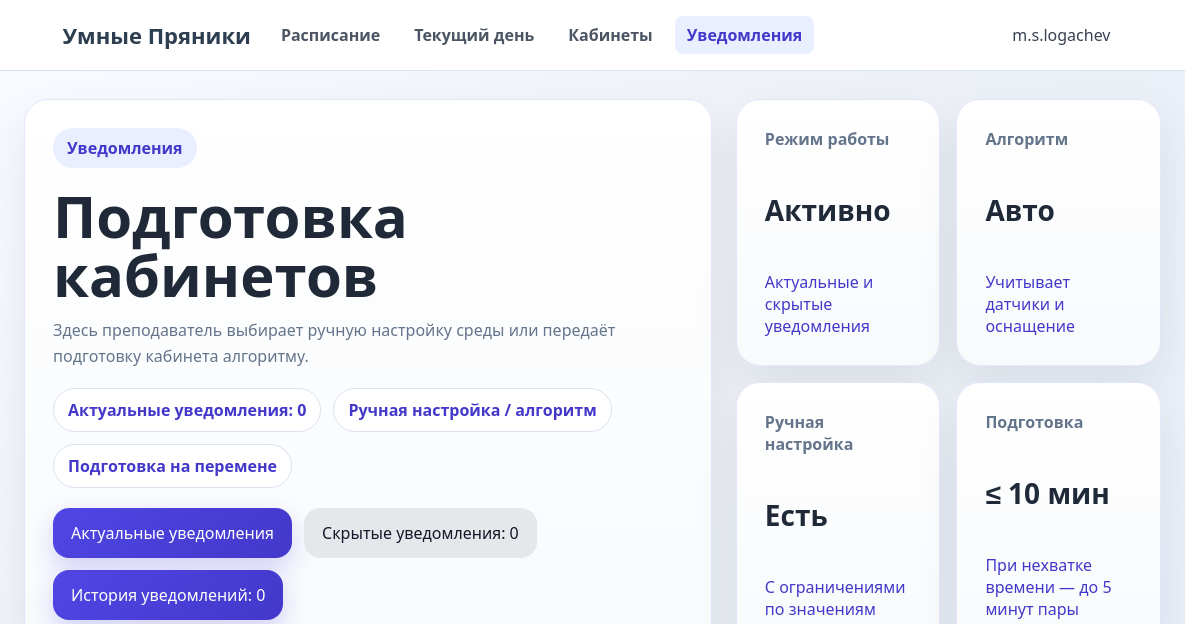
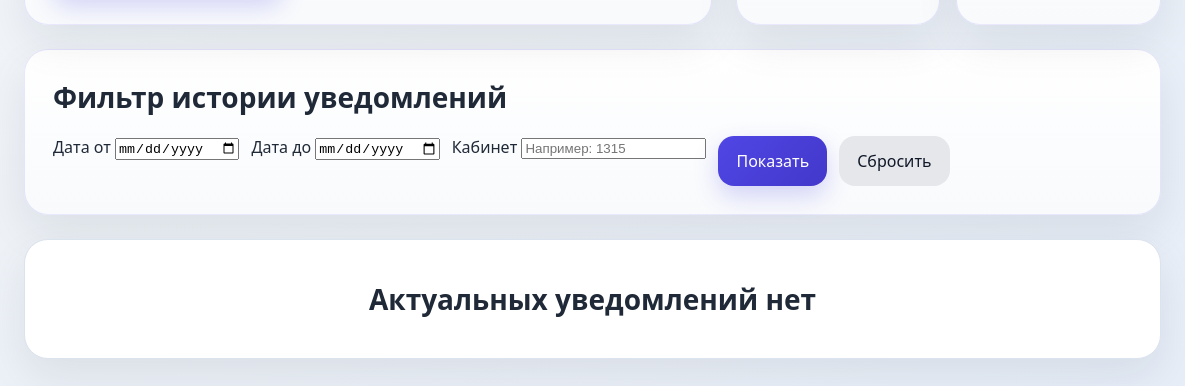
The app's page /notifications/?mode=history (signed in), older data (2 pictures, top to bottom).
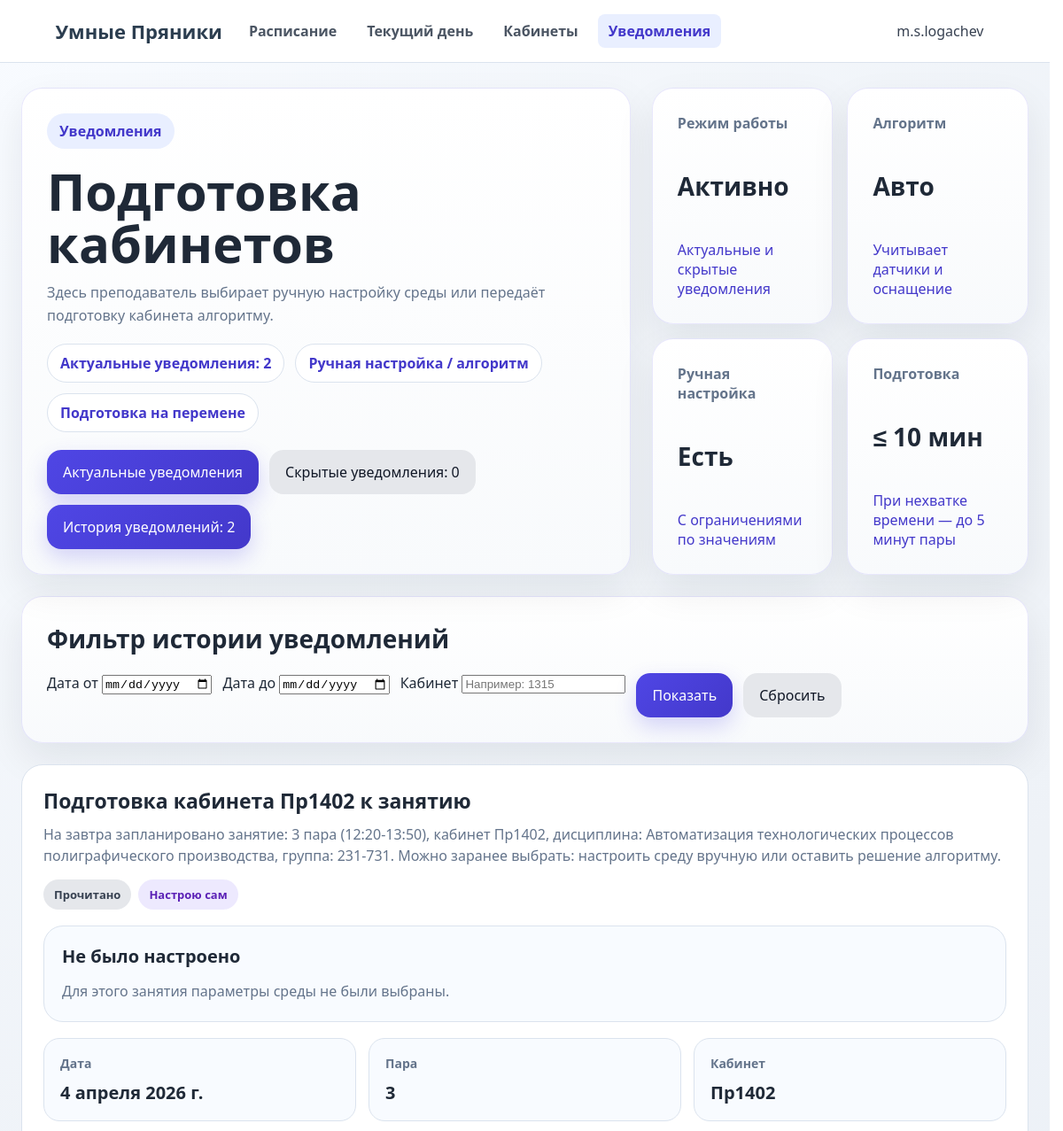
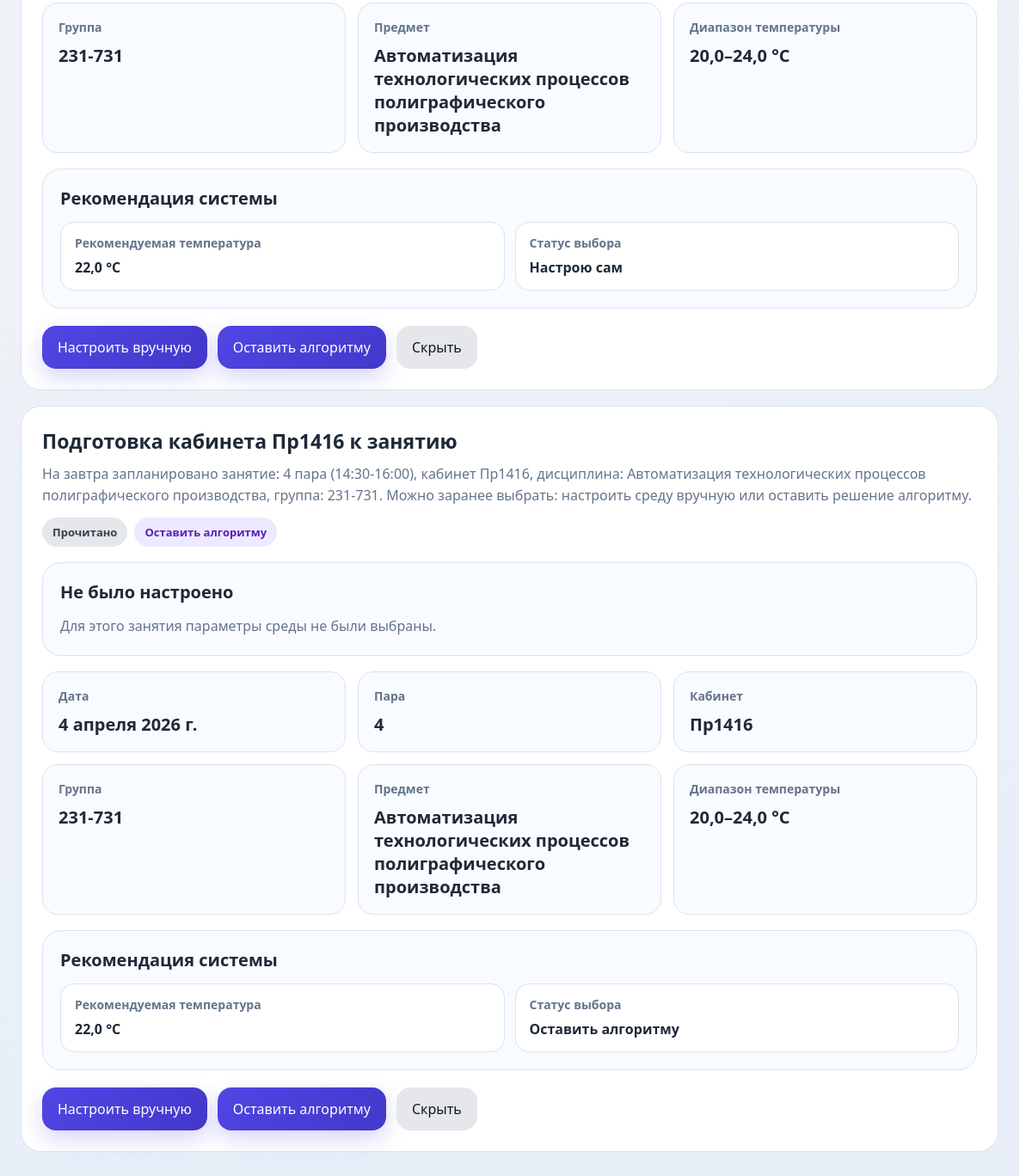
The same page, newer data (2 pictures, top to bottom).
### university/models.py (models this page shows, shortened)
class TeacherNotification(models.Model):
    TYPE_CHOICES = [
        ("environment_setup", "Настройка среды"),
        ("preparation", "Подготовка кабинета"),
    ]
    STATUS_CHOICES = [
        ("unread", "Не прочитано"),
        ("read", "Прочитано"),
        ("dismissed", "Скрыто"),
    ]
    ACTION_CHOICES = [
        ("pending", "Не выбрано"),
        ("manual", "Настрою сам"),
        ("algorithm", "Оставить алгоритму"),
    ]
    user = models.ForeignKey(
        settings.AUTH_USER_MODEL,
        on_delete=models.CASCADE,
        related_name="teacher_notifications",
        verbose_name="Пользователь",
    )
    notification_type = models.CharField(
        "Тип уведомления",
        max_length=32,
        choices=TYPE_CHOICES,
        default="environment_setup",
    )
    title = models.CharField("Заголовок", max_length=255)
    message = models.TextField("Сообщение")
    lesson_date = models.DateField("Дата занятия")
    lesson_number = models.CharField("Номер пары", max_length=8, blank=True)
    room_name = models.CharField("Кабинет", max_length=64, blank=True)
    subject_name = models.CharField("Предмет", max_length=255, blank=True)
    group_name = models.CharField("Группа", max_length=64, blank=True)
    recommended_temperature = models.DecimalField(
        "Рекомендуемая температура",
        max_digits=4,
        decimal_places=1,
        null=True,
        blank=True,
    )
    temperature_min = models.DecimalField(
        "Минимальная температура",
        max_digits=4,
        decimal_places=1,
        null=True,
        blank=True,
    )
    temperature_max = models.DecimalField(
        "Максимальная температура",
        max_digits=4,
        decimal_places=1,
        null=True,
        blank=True,
    )
    action_choice = models.CharField(
        "Выбор преподавателя",
        max_length=16,
        choices=ACTION_CHOICES,
        default="pending",
    )
    payload = models.JSONField("Дополнительные данные", default=dict, blank=True)
    status = models.CharField(
        "Статус",
        max_length=16,
        choices=STATUS_CHOICES,
        default="unread",
    )
    show_popup = models.BooleanField("Показывать popup", default=True)
    valid_from = models.DateTimeField("Показывать с")
    valid_until = models.DateTimeField("Показывать до")
    created_at = models.DateTimeField("Создано", auto_now_add=True)
    read_at = models.DateTimeField("Прочитано", null=True, blank=True)
    action_at = models.DateTimeField("Выбор сделан", null=True, blank=True)
    class Meta:
        verbose_name = "Уведомление преподавателя"
        verbose_name_plural = "Уведомления преподавателей"
        ordering = ["-valid_from", "-created_at"]
        indexes = [
            models.Index(fields=["user", "status"]),
            models.Index(fields=["lesson_date", "lesson_number"]),
            models.Index(fields=["valid_from", "valid_until"]),
        ]

### university/notification_views.py (the view)
# urls.py: path("notifications/", notification_views.notifications_page, name="notifications"),
@login_required
def notifications_page(request):
    mode = request.GET.get("mode", "active")
    today = timezone.localdate()
    max_setup_date = today + datetime.timedelta(days=7)
    date_from = request.GET.get("date_from") or ""
    date_to = request.GET.get("date_to") or ""
    room = (request.GET.get("room") or "").strip()
    base_qs = TeacherNotification.objects.filter(user=request.user)
    if mode == "hidden":
        items = base_qs.filter(
            status="dismissed",
            lesson_date__gte=today,
            lesson_date__lte=max_setup_date,
        )
    elif mode == "history":
        items = base_qs.all()
        if date_from:
            items = items.filter(lesson_date__gte=date_from)
        if date_to:
            items = items.filter(lesson_date__lte=date_to)
        if room:
            items = items.filter(room_name__icontains=room)
    else:
        items = base_qs.filter(
            lesson_date__gte=today,
            lesson_date__lte=max_setup_date,
        ).exclude(status="dismissed")
    items = items.order_by("lesson_date", "lesson_number", "-created_at")
    hidden_count = base_qs.filter(
        status="dismissed",
        lesson_date__gte=today,
        lesson_date__lte=max_setup_date,
    ).count()
    history_count = base_qs.count()
    return render(
        request,
        "notifications.html",
        {
            "notifications": items,
            "mode": mode,
            "hidden_count": hidden_count,
            "history_count": history_count,
            "date_from": date_from,
            "date_to": date_to,
            "room_filter": room,
            "today": today,
            "max_setup_date": max_setup_date,
        },
    )

### university/context_processors.py (called while the page is built, shortened)
def unread_notification_popup(request):
    if not request.user.is_authenticated:
        return {"popup_notifications": []}
    if request.session.get("notifications_popup_shown") is True:
        return {"popup_notifications": []}

### university/templates/notifications.html (shortened to what the changed rows need)
{% extends "layout.html" %}
{% block content %}
<div class="page">
    <section class="hero">
        <div class="card hero-card">
            <div>
                <h1>Подготовка кабинетов</h1>
            </div>
            <div class="chips">
                <div class="chip">
                    {% if mode == "hidden" %}
                        Скрытые уведомления: {{ notifications|length }}
                    {% else %}
                        Актуальные уведомления: {{ notifications|length }}
                    {% endif %}
                </div>
                <div class="chip">Ручная настройка / алгоритм</div>
                <div class="chip">Подготовка на перемене</div>
            </div>
            <div class="actions" style="margin-top: 20px;">
                <a href="{% url 'university:notifications' %}" class="button-link {% if mode == 'hidden' %}button-muted{% endif %}">
                    Актуальные уведомления
                </a>
                <a href="{% url 'university:notifications' %}?mode=hidden" class="button-link {% if mode != 'hidden' %}button-muted{% endif %}">
                    Скрытые уведомления: {{ hidden_count }}
                </a>
                <a href="{% url 'university:notifications' %}?mode=history" class="button-link {% if mode != 'history' %}button-muted{% endif %}">
                    История уведомлений: {{ history_count }}
                </a>
            </div>
        </div>
    </section>
    {% if mode == "history" %}
        <div class="card" style="margin-top: 24px;">
            <h2>Фильтр истории уведомлений</h2>
        </div>
    {% endif %}
    {% if notifications %}
        <section class="notifications-list">
            {% for notification in notifications %}
                <article class="notification-card {% if notification.status == 'unread' %}unread{% endif %}">
                    <div class="notification-head">
                        <div>
                            <div class="notification-title">{{ notification.title }}</div>
                            <div class="notification-message">{{ notification.message }}</div>
                            <div class="badges">
                                {% if notification.status == "unread" %}
                                    <span class="badge badge-blue">Новое</span>
                                {% elif notification.status == "dismissed" %}
                                    <span class="badge badge-gray">Скрыто</span>
                                {% else %}
                                    <span class="badge badge-gray">Прочитано</span>
                                {% endif %}
                                <span class="badge badge-gold">{{ notification.get_action_choice_display }}</span>
                            </div>
                            <div class="result-box">
                                <div class="result-title">
                                    {% if notification.payload.algorithm_result %}
                                        Настроено алгоритмом
                                    {% elif notification.payload.manual_settings %}
                                        Настроено вручную
                                    {% else %}
                                        Не было настроено
                                    {% endif %}
                                </div>
                                <div class="notes">
                                    {% if notification.payload.algorithm_result %}
                                        Для этого занятия был выбран алгоритм подготовки кабинета.
                                    {% elif notification.payload.manual_settings %}
                                        Для этого занятия преподаватель указал ручные параметры.
                                    {% else %}
                                        Для этого занятия параметры среды не были выбраны.
                                    {% endif %}
                                </div>
                            </div>
                        </div>
                    </div>
                    <div class="info-grid">
                        <div class="info-box">
                            <div class="info-title">Дата</div>
                            <div class="info-value">{{ notification.lesson_date }}</div>
                        </div>
                        <div class="info-box">
                            <div class="info-title">Пара</div>
                            <div class="info-value">{{ notification.lesson_number }}</div>
                        </div>
                        <div class="info-box">
                            <div class="info-title">Кабинет</div>
                            <div class="info-value">{{ notification.room_name }}</div>
                        </div>
                        <div class="info-box">
                            <div class="info-title">Группа</div>
                            <div class="info-value">{{ notification.group_name }}</div>
                        </div>
                        <div class="info-box">
                            <div class="info-title">Предмет</div>
                            <div class="info-value">{{ notification.subject_name }}</div>
                        </div>
                        <div class="info-box">
                            <div class="info-title">Диапазон температуры</div>
                            <div class="info-value">{{ notification.temperature_min }}–{{ notification.temperature_max }} °C</div>
                        </div>
                    </div>
                    <div class="result-box">
                        <div class="result-title">Рекомендация системы</div>
                        <div class="result-grid">
                            <div class="result-item">
                                <div class="result-label">Рекомендуемая температура</div>
                                <div class="result-value">{{ notification.recommended_temperature }} °C</div>
                            </div>
                            <div class="result-item">
                                <div class="result-label">Статус выбора</div>
                                <div class="result-value">{{ notification.get_action_choice_display }}</div>
                            </div>
                        </div>
                    </div>
                    <div class="actions">
                        <a href="{% url 'university:notification_manual_form' notification.id %}" class="button-link">
                            Настроить вручную
                        </a>
                        <button
                            type="button"
                            onclick="openAlgorithmModal('{{ notification.id }}', '{{ notification.recommended_temperature }}')"
                        >
                            Оставить алгоритму
                        </button>
                        {% if mode == "hidden" %}
                            <form method="post" action="{% url 'university:notification_restore' notification.id %}">
                                {% csrf_token %}
                                <button type="submit" class="button-muted">
                                    Сделать актуальным
                                </button>
                            </form>
                        {% else %}
                            <form method="post" action="{% url 'university:notification_read' notification.id %}">
                                <button type="submit" class="button-muted">
                                    Скрыть
                                </button>
                            </form>
                        {% endif %}
                    </div>
                </article>
            {% endfor %}
        </section>
    {% else %}
        <div class="empty">
            <h2>
                {% if mode == "hidden" %}
                    Скрытых уведомлений нет
                {% else %}
                    Актуальных уведомлений нет
                {% endif %}
            </h2>
        </div>
    {% endif %}
</div>
{% endblock %}

Row changes from the older to the newer data that the page shows:
added TeacherNotification: title "Подготовка кабинета Пр1402 к занятию", message "На завтра запланировано занятие: 3 пара (12:20-13:50), кабинет Пр1402, дисциплина: Автоматизация технологических процессов полиграфического производства, группа: 231-731. Можно заранее выбрать: настроить среду вручную или оставить решение алгоритму.", status "Прочитано", action_choice "Настрою сам", shows "Не было настроено", shows "Для этого занятия параметры среды не были выбраны.", lesson_date "4 апреля 2026 г.", lesson_number "3", room_name "Пр1402", group_name "231-731", subject_name "Автоматизация технологических процессов полиграфического производства", temperature_min "20,0", temperature_max "24,0", recommended_temperature "22,0"
added TeacherNotification: title "Подготовка кабинета Пр1416 к занятию", message "На завтра запланировано занятие: 4 пара (14:30-16:00), кабинет Пр1416, дисциплина: Автоматизация технологических процессов полиграфического производства, группа: 231-731. Можно заранее выбрать: настроить среду вручную или оставить решение алгоритму.", status "Прочитано", action_choice "Оставить алгоритму", shows "Не было настроено", shows "Для этого занятия параметры среды не были выбраны.", lesson_date "4 апреля 2026 г.", lesson_number "4", room_name "Пр1416", group_name "231-731", subject_name "Автоматизация технологических процессов полиграфического производства", temperature_min "20,0", temperature_max "24,0", recommended_temperature "22,0"
Text that changed along with them:
{{ notifications|length }}: "0" → "2"
{{ history_count }}: "0" → "2"
text no longer shown: "Актуальных уведомлений нет"
